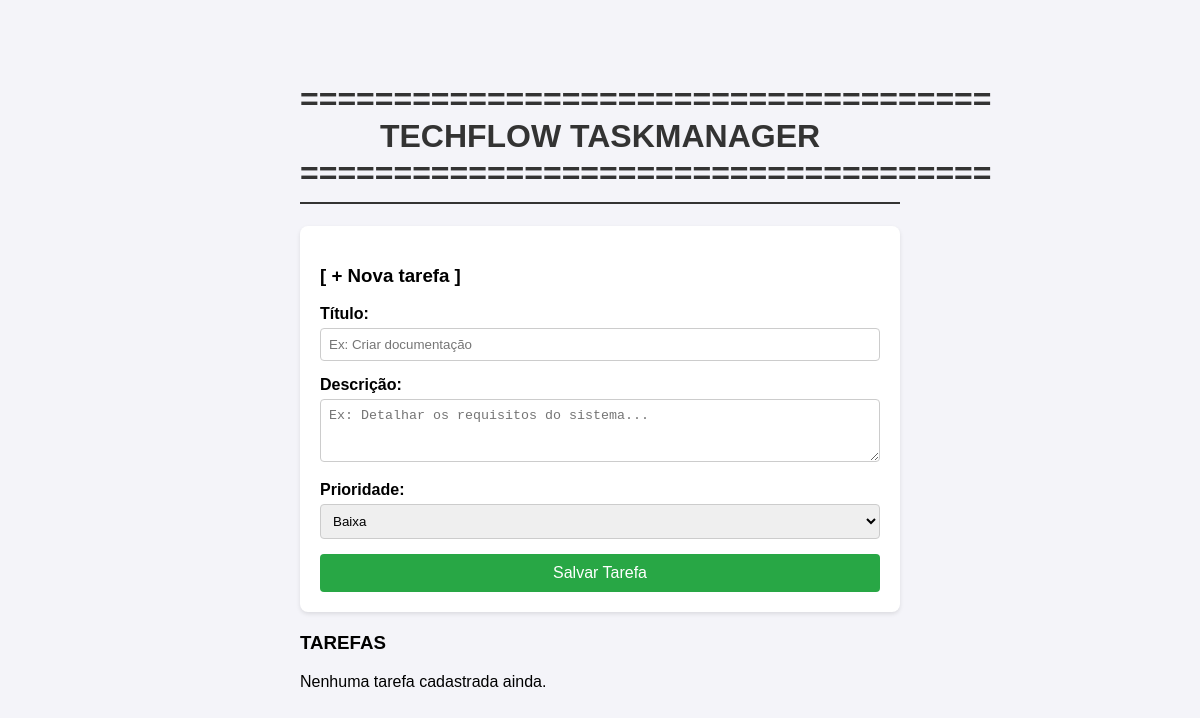
Before: / with the older database file.
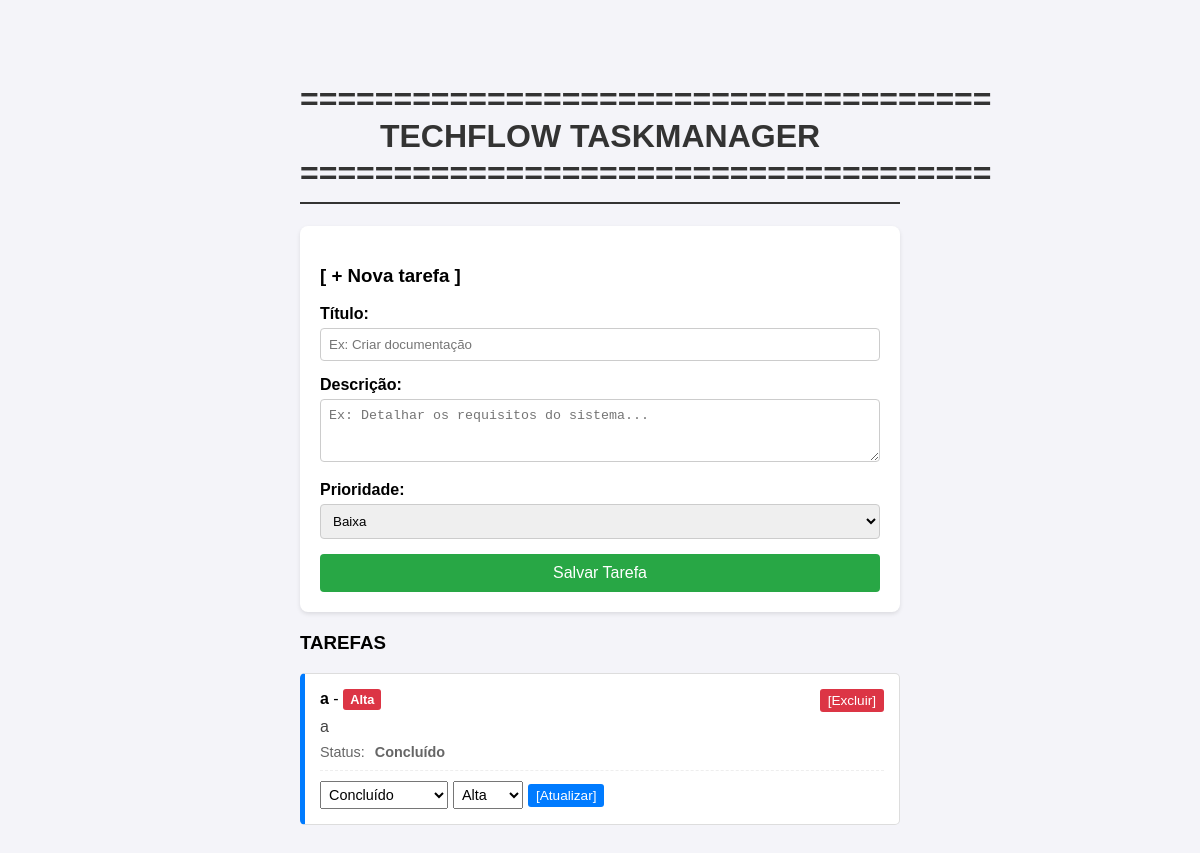
After: the same page with the newer database file.
### tables this page shows
CREATE TABLE tasks (
            id INTEGER PRIMARY KEY AUTOINCREMENT,
            title TEXT NOT NULL,
            description TEXT,
            status TEXT NOT NULL,
            priority TEXT NOT NULL,
            created_at DATETIME DEFAULT CURRENT_TIMESTAMP
        );

### src/app.py (the view)
@app.route("/")
def home():
    conn = get_db_connection()
    cursor = conn.cursor()
    cursor.execute("SELECT id, title, description, status, priority FROM tasks ORDER BY id DESC")
    tasks = cursor.fetchall()
    conn.close()
    return render_template("index.html", tasks=tasks)

### src/app.py (called while the page is built)
def get_db_connection():
    conn = sqlite3.connect(DB_PATH)
    conn.row_factory = sqlite3.Row
    return conn

### templates/index.html (shortened to what this page needs)
<!DOCTYPE html>
<html lang="pt-BR">
<head>
</head>
<body>
    <h1>=====================================<br>TECHFLOW TASKMANAGER<br>=====================================</h1>
    <div class="box">
        <h3>[ + Nova tarefa ]</h3>
        <form action="/add" method="POST">
            <div class="form-group">
                <label>Título:</label>
                <input type="text" name="title" required placeholder="Ex: Criar documentação">
            </div>
            <div class="form-group">
                <label>Descrição:</label>
                <textarea name="description" rows="3" placeholder="Ex: Detalhar os requisitos do sistema..."></textarea>
            </div>
            <div class="form-group">
                <label>Prioridade:</label>
                <select name="priority">
                    <option value="Baixa">Baixa</option>
                </select>
            </div>
            <button type="submit" class="btn">Salvar Tarefa</button>
        </form>
    </div>
    <h3>TAREFAS</h3>
    {% if tasks %}
        {% for task in tasks %}
            <div class="task-card">
                <a href="/delete/{{ task['id'] }}" class="btn-delete" onclick="return confirm('Deseja excluir esta tarefa?')">[Excluir]</a>
                <strong>{{ task['title'] }}</strong> -
                <span class="badge {% if task['priority'] == 'Alta' %}badge-alta{% elif task['priority'] == 'Média' %}badge-media{% else %}badge-baixa{% endif %}">
                    {{ task['priority'] }}
                </span>
                <p style="margin: 8px 0; color: #444;">{{ task['description'] }}</p>
                <div class="task-meta">Status: <strong>{{ task['status'] }}</strong></div>
                <form action="/update/{{ task['id'] }}" method="POST" class="edit-form">
                    <select name="status">
                        <option value="Concluído" {% if task['status'] == 'Concluído' %}selected{% endif %}>Concluído</option>
                    </select>
                    <select name="priority">
                        <option value="Alta" {% if task['priority'] == 'Alta' %}selected{% endif %}>Alta</option>
                    </select>
                    <button type="submit" class="btn-inline">[Atualizar]</button>
                </form>
            </div>
        {% endfor %}
    {% else %}
        <p>Nenhuma tarefa cadastrada ainda.</p>
    {% endif %}
</body>
</html>

### templates/index.html (style rules this page uses)
body { font-family: Arial, sans-serif; max-width: 600px; margin: 40px auto; padding: 20px; background-color: #f4f4f9; }
h1 { text-align: center; color: #333; border-bottom: 2px solid #333; padding-bottom: 10px; }
.box { background: white; padding: 20px; border-radius: 8px; box-shadow: 0 2px 4px rgba(0,0,0,0.1); margin-bottom: 20px; }
.form-group { margin-bottom: 15px; }
.form-group label { display: block; font-weight: bold; margin-bottom: 5px; }
.form-group input, .form-group textarea, .form-group select { width: 100%; padding: 8px; border: 1px solid #ccc; border-radius: 4px; box-sizing: border-box; }
.btn { background: #28a745; color: white; padding: 10px 15px; border: none; border-radius: 4px; cursor: pointer; width: 100%; font-size: 16px; }
.task-card { background: #fff; border: 1px solid #ddd; padding: 15px; margin-top: 10px; border-radius: 5px; border-left: 5px solid #007bff; }
.task-meta { font-size: 0.9em; color: #666; margin-top: 8px; display: flex; gap: 10px; align-items: center; }
.badge { display: inline-block; padding: 3px 7px; font-size: 0.8em; font-weight: bold; border-radius: 3px; color: white; }
.badge-alta { background: #dc3545; }
.edit-form { margin-top: 10px; padding-top: 10px; border-top: 1px dashed #eee; display: flex; gap: 5px; align-items: center; }
.edit-form select { width: auto; padding: 4px; font-size: 0.9em; }
.btn-inline { padding: 4px 8px; font-size: 0.85em; background: #007bff; color: white; border: none; border-radius: 3px; cursor: pointer; }
.btn-delete { background: #dc3545; text-decoration: none; color: white; padding: 4px 8px; font-size: 0.85em; border-radius: 3px; float: right; }

Changed rows visible on the page:
added tasks: title "a", priority "Alta", description "a", status "Concluído"
Other visible differences:
text no longer shown: "Nenhuma tarefa cadastrada ainda."
